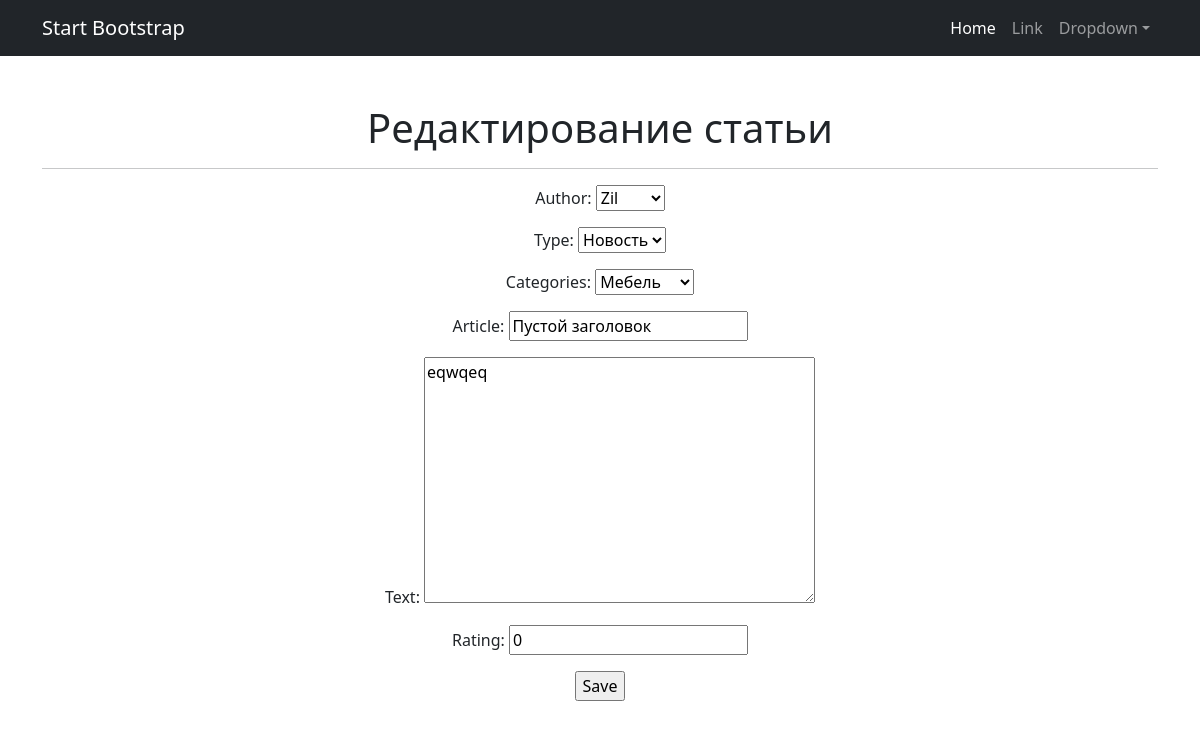
Screenshot of /articles/1/edit/ with the database file from the repository.
### news/models.py (models this page shows, shortened)
class Post (models.Model):
    author = models.ForeignKey('Author', on_delete=models.CASCADE, related_name='author')
    type = models.CharField(choices={'news': 'Новость',
                                     'post': 'Статья'}, max_length=9)
    date_birth = models.DateTimeField(auto_now_add=True)
    categories = models.ForeignKey(Category, on_delete=models.CASCADE, related_name='category')
    article = models.CharField(default='Пустой заголовок', max_length=100)
    text = models.TextField(max_length=1000)
    rating = models.IntegerField(default=0)

### news/views.py (the view)
# urls.py: path('articles/<int:pk>/edit/', PostUpdate.as_view(), name='articles_edit'),
class PostUpdate(UpdateView, PermissionRequiredMixin):
    permission_required = 'news.update_post'
    form_class = NewsForm
    model = Post
    template_name = 'post_edit.html'

### news/forms.py
class NewsForm(forms.ModelForm):
    class Meta:
        model = Post
        fields = ['author',  'type',  'categories',  'article', 'text', 'rating']

### news/models.py (called while the page is built)
    def __str__(self):
        return f'{self.name}'

    def __str__(self):
        return f'{self.user.username}'

### templates/post_edit.html (shortened to what this page needs)
{% extends 'flatpages/default.html' %}
{% block content %}
<h1>Редактирование статьи</h1>
<hr>
<form action="" method="post">
    {{ form.as_p }}
    <input type="submit" value="Save" />
</form>
{% endblock content %}

### rows the page displays
Post: author "Zil", type "Новость", categories "Мебель", article "Пустой заголовок", text "eqwqeq", rating "0"
